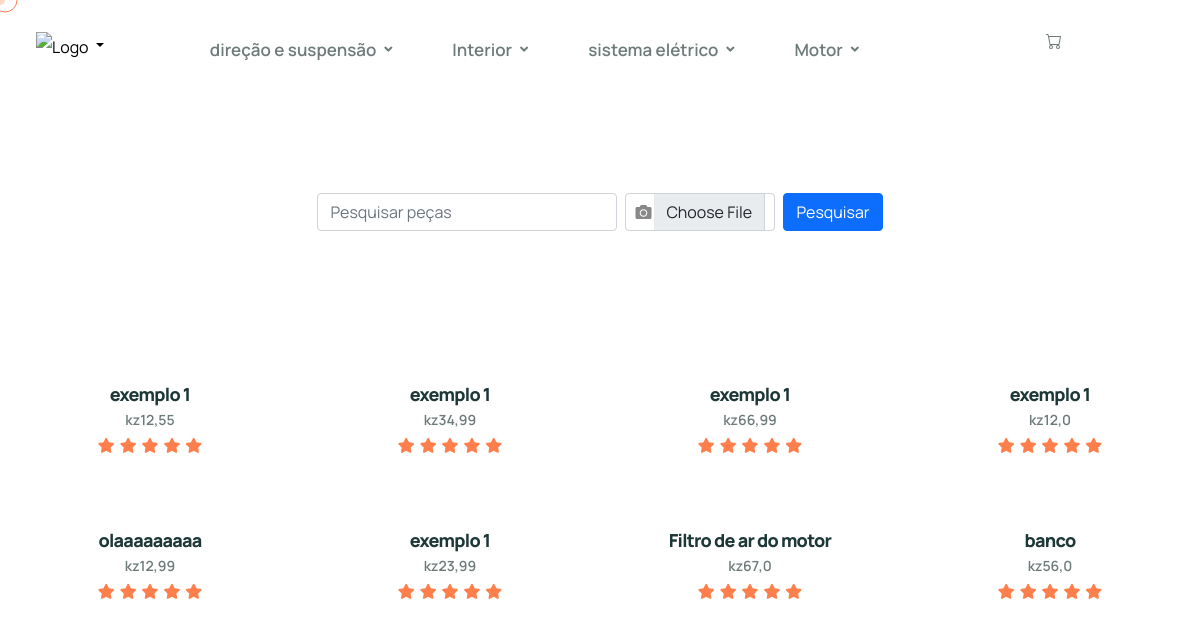
Page /vetor5/pesquisar/ on the earlier database version.
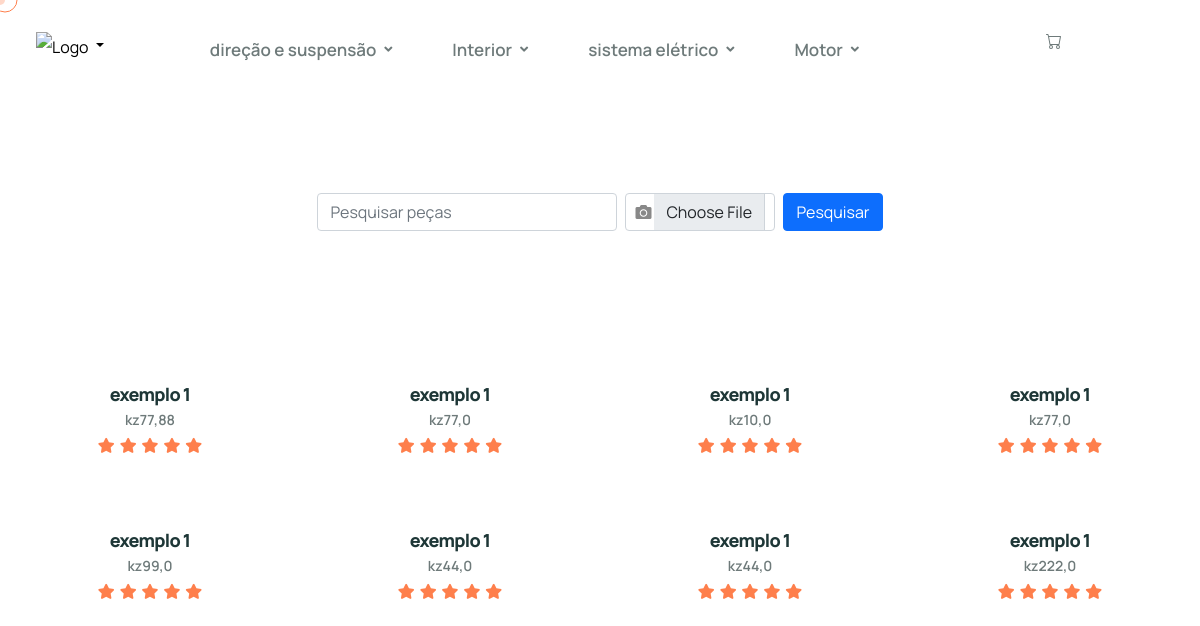
Same page on the later database version.
### usuarios/models.py (models this page shows, shortened)
class Produtos(models.Model):
    nome = models.CharField(max_length=50)
    descricao = models.TextField(max_length=600)
    marca = models.ForeignKey(Marca_produto, on_delete=models.CASCADE)
    categoria = models.ForeignKey(Categoria_produto, on_delete=models.CASCADE)
    estoque = models.CharField(max_length=40)
    preco = models.FloatField()
    preco_promocional = models.FloatField()
    imagem = models.FileField(upload_to='imagem/')
    peso = models.FloatField()
    dimensao = models.CharField(max_length=50)
    compatibilidade = models.CharField(max_length=50)
    quantidade_fornecida = models.IntegerField()
    material = models.CharField(max_length=50)
    condicao = models.ForeignKey(Condicao, on_delete=models.CASCADE)
    instrucao_instalacao = models.TextField(max_length=300, blank=True)
    fornecedor = models.ForeignKey(Fornecedor, on_delete=models.CASCADE)
    garantia = models.CharField(max_length=50)
    prazo_entrega = models.CharField(max_length=50)
    data_criacao = models.DateTimeField(default=timezone.now)  # Novo campo adicionado

### usuarios/views.py (the view, shortened to what this page needs)
# urls.py: path('pesquisar/', views.pesquisar, name='pesquisar'),
def pesquisar(request):
    nome_filtrar = request.GET.get('nome_filtrar')
    imagem_filtrar = request.FILES.get('imagem_filtrar')
    if nome_filtrar:
        produtos = Produtos.objects.filter(nome__icontains=nome_filtrar)
    else:
        produtos = Produtos.objects.all()
    return render(request, 'cliente.html', {'produto': produtos})

### usuarios/templates/cliente.html (shortened to what the changed rows need)
{% load static %}
<!DOCTYPE html>
<html lang="en">
<head>
    <link rel="stylesheet" href="https://cdnjs.cloudflare.com/ajax/libs/font-awesome/5.15.4/css/all.min.css">
    {% load static %}
    <link href="https://stackpath.bootstrapcdn.com/bootstrap/4.5.2/css/bootstrap.min.css" rel="stylesheet">
    <link rel="stylesheet" href="{% static 'assets/vendors/bootstrap/css/bootstrap.min.css' %}">
    <link rel="stylesheet" href="{% static 'assets/vendors/animate/animate.min.css' %}">
    <link rel="stylesheet" href="{% static 'assets/vendors/animate/custom-animate.css' %}">
    <link rel="stylesheet" href="{% static 'assets/vendors/fontawesome/css/all.min.css' %}">
    <link rel="stylesheet" href="{% static 'assets/vendors/jarallax/jarallax.css' %}">
    <link rel="stylesheet" href="{% static 'assets/vendors/jquery-magnific-popup/jquery.magnific-popup.css' %}">
    <link rel="stylesheet" href="{% static 'assets/vendors/nouislider/nouislider.min.css' %}">
    <link rel="stylesheet" href="{% static 'assets/vendors/nouislider/nouislider.pips.css' %}">
    <link rel="stylesheet" href="{% static 'assets/vendors/odometer/odometer.min.css' %}">
    <link rel="stylesheet" href="{% static 'assets/vendors/swiper/swiper.min.css' %}">
    <link rel="stylesheet" href="{% static 'assets/vendors/qrowd-icons/style.css' %}">
    <link rel="stylesheet" href="{% static 'assets/vendors/tiny-slider/tiny-slider.min.css' %}">
    <link rel="stylesheet" href="{% static 'assets/vendors/reey-font/stylesheet.css' %}">
    <link rel="stylesheet" href="{% static 'assets/vendors/owl-carousel/owl.carousel.min.css' %}">
    <link rel="stylesheet" href="{% static 'assets/vendors/owl-carousel/owl.theme.default.min.css' %}">
    <link rel="stylesheet" href="{% static 'assets/vendors/bxslider/jquery.bxslider.css' %}">
    <link rel="stylesheet" href="{% static 'assets/vendors/bootstrap-select/css/bootstrap-select.min.css' %}">
    <link rel="stylesheet" href="{% static 'assets/vendors/vegas/vegas.min.css' %}">
    <link rel="stylesheet" href="{% static 'assets/vendors/jquery-ui/jquery-ui.css' %}">
    <link rel="stylesheet" href="{% static 'assets/vendors/timepicker/timePicker.css' %}">
    <link href="https://cdn.jsdelivr.net/npm/bootstrap@5.0.2/dist/css/bootstrap.min.css" rel="stylesheet">
    <link rel="stylesheet" href="{% static 'assets/css/qrowd.css' %}">
    <link rel="stylesheet" href="{% static 'assets/css/qrowd-responsive.css' %}">
</head>
<body class="custom-cursor">
    <div  class="page-wrapper">
        <header class="main-header">
            <nav class="main-menu">
                <div class="main-menu__wrapper">
                    <div class="main-menu__wrapper-inner clearfix">
                        <div class="main-menu__right">
                            <div class="main-menu__call-search-btn-box">
                                <div>
                                    <h1  style="font-size: 16px; margin-right: 8px;" >
                                        <a href="{% url 'carrinho' %}"></a>
                                    </h1>
                                </div>
                            </div>
                        </div>
                    </div>
                </div>
            </nav>
        </header>
        <section class="news-one" id="news">
            <div class="container">
                <div class="row">
                    <div class="col-12">
                      <div class="row">
                        {% for produto in produto %}
                          <div class="col-6 col-lg-3">
                            <div class="product__all-single">
                              <div class="product__all-img">
                              </div>
                              <div class="product__all-content">
                                <h4 class="product__all-title">
                                  <a href="{% url 'detalhe_produto' produto.id %}"
                                    >{{produto.nome}}</a
                                  >
                                </h4>
                                <p class="product__all-price">kz{{produto.preco}}</p>
                                <div class="product__all-review">
                                  <i class="fa fa-star"></i>
                                  <i class="fa fa-star"></i>
                                  <i class="fa fa-star"></i>
                                  <i class="fa fa-star"></i>
                                  <i class="fa fa-star"></i>
                                </div>
                              </div>
                            </div>
                          </div>
                        {% endfor %}
                      </div>
                    </div>
                  </div>
            </div>
        </section>
</div>
</body>
</html>

Differences in the rows shown:
removed Produtos: nome "exemplo 1", preco "12,55"
removed Produtos: nome "exemplo 1", preco "34,99"
removed Produtos: nome "exemplo 1", preco "66,99"
removed Produtos: nome "exemplo 1", preco "12,0"
removed Produtos: nome "olaaaaaaaaa", preco "12,99"
removed Produtos: nome "exemplo 1", preco "23,99"
removed Produtos: nome "Filtro de ar do motor", preco "67,0"
removed Produtos: nome "banco", preco "56,0"
added Produtos: nome "exemplo 1", preco "77,88"
added Produtos: nome "exemplo 1", preco "77,0"
added Produtos: nome "exemplo 1", preco "10,0"
added Produtos: nome "exemplo 1", preco "77,0"
added Produtos: nome "exemplo 1", preco "99,0"
added Produtos: nome "exemplo 1", preco "44,0"
added Produtos: nome "exemplo 1", preco "44,0"
added Produtos: nome "exemplo 1", preco "222,0"
